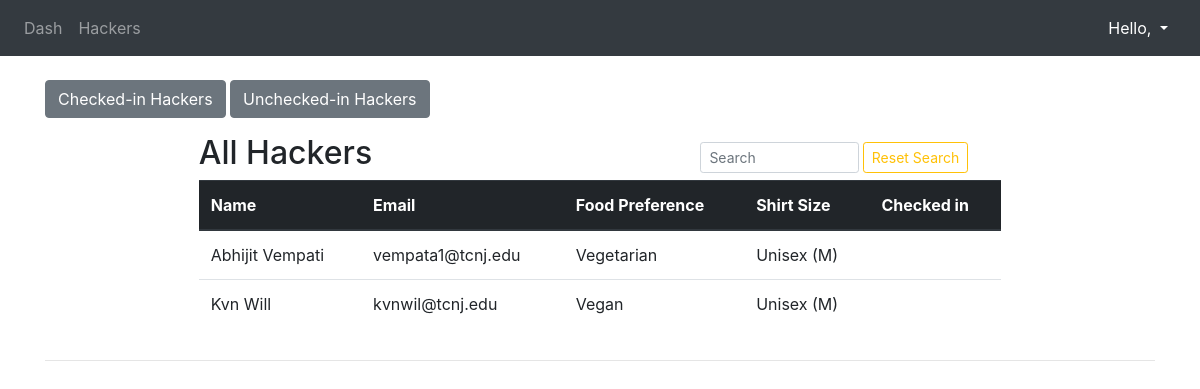
Page /hackers (signed in) on the earlier database version.
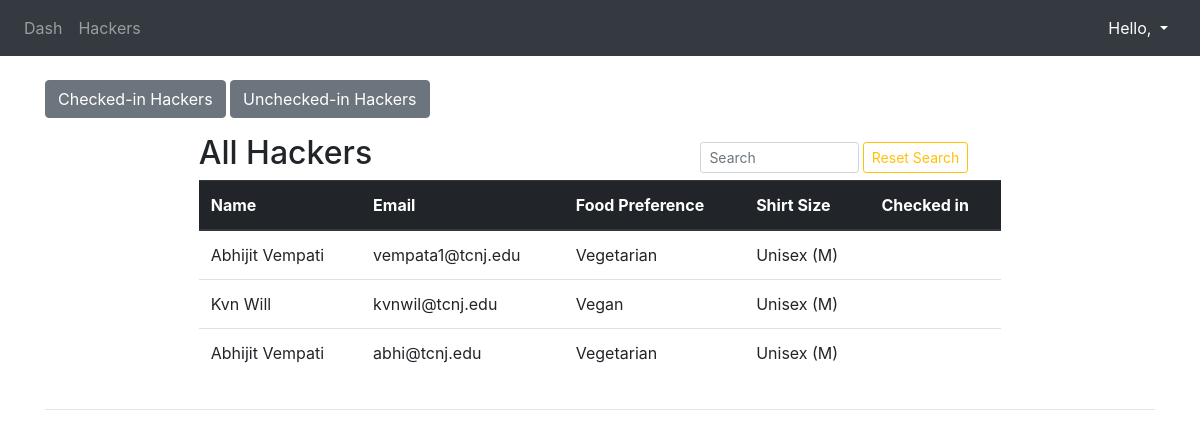
Same page on the later database version.
### hacker/models.py (models this page shows)
class hacker(models.Model):
    hacker = models.OneToOneField(CustomUser, on_delete=models.CASCADE, related_name="hacker")
    ed_choices = [
        ("High School/Secondary School", "High School/Secondary School"),
        ("University (Undergrad)", "University (Undergrad)"),
        ("University (Master's/Doctoral)", "University (Master's/Doctoral)"),
    ]
    food_choices = [
        ("None", "None"),
        ("Vegetarian", "Vegetarian"),
        ("Vegan", "Vegan"),
        ("Gluten-Free", "Gluten-Free")
    ]
    size_choices = [
        ("Unisex (XS)", "Unisex (XS)"),
        ("Unisex (S)", "Unisex (S)"),
        ("Unisex (M)", "Unisex (M)"),
        ("Unisex (L)", "Unisex (L)"),
        ("Unisex (2XL)", "Unisex (2XL)"),
        ("Unisex (3XL)", "Unisex (3XL)")
    ]
    address = models.CharField(max_length=60, null=False, blank=False)
    education = models.CharField(max_length=60, null=False, blank=False, choices=ed_choices)
    major = models.CharField(default="other", max_length=60, blank=False, null=False)
    food_preference = models.CharField(default="None", max_length=20, blank=False, null=False, choices=food_choices)
    shirt_size = models.CharField(default="Unisex (M)", max_length=20, blank=False, null=False, choices=size_choices)

### default/models.py (models this page shows, shortened)
class CustomUser(AbstractBaseUser, PermissionsMixin):
    email = models.EmailField(verbose_name='email', max_length=60, unique=True)
    first_name = models.CharField(max_length=30)
    last_name = models.CharField(max_length=30)
    date_joined = models.DateTimeField(
        verbose_name='date joined', auto_now_add=True)
    last_login = models.DateTimeField(verbose_name='last login', auto_now=True)
    is_admin = models.BooleanField(default=False)
    is_active = models.BooleanField(default=True)
    is_staff = models.BooleanField(default=False)
    is_superuser = models.BooleanField(default=False)
    objects = CustomUserManager()
    USERNAME_FIELD = 'email'
    REQUIRED_FIELDS = []

### organizer/views.py (the view)
# urls.py: path('hackers', views.all_hackers, name='all-hackers'),
def all_hackers(request):
    url_parameter = request.GET.get("q")
    if url_parameter:
        hackers_all = hacker.objects.filter(
            Q(hacker__first_name__icontains=url_parameter) | Q(hacker__last_name__icontains=url_parameter) |
            Q(hacker__email__icontains=url_parameter)
        )
    else:
        hackers_all = hacker.objects.all()
    context = {'hackers_all': hackers_all}
    return render(request, 'organizers/hackersdisplay.html', context)

### default/helper.py (called while the page is built)
def decide_type(user):
    if user.groups.filter(name='hacker').exists():
        return "hacker"
    elif user.groups.filter(name='organizer').exists():
        return "organizer"
    else:
        return "head-organizer"

### default/loginMiddleware.py (called while the page is built)
    def __call__(self, request):
        response = self.get_response(request)
        return response

    def process_view(self, request, view_func, view_args, view_kwargs):
        assert hasattr(request, 'user')
        path = request.path_info.lstrip('/')
        url_is_exempt = any(url.match(path) for url in EXEMPT_URLS)
        if request.user.is_authenticated and url_is_exempt:
            return redirect(decide_redirect(request.user))
        elif request.user.is_authenticated or url_is_exempt:
            return None
        else:
            return redirect('login')

    def __call__(self, request):
        response = self.get_response(request)
        return response

### organizer/templates/organizers/hackersdisplay.html (shortened to what this page needs)
{% extends 'organizers/base.html' %}
 {% block content %}
 <br>
<a href="{% url 'checkedin-hackers' %}" class='btn btn-secondary'>Checked-in Hackers</a>
<a href="{% url 'registered-hackers' %}" class='btn btn-secondary'>Unchecked-in Hackers</a>
<div class="container w-75 mt-3">
    <div class="row justify-content-between align-items-center" style="margin-top: 5px; ">
        <div class="col-3">
            <h2 class="text-left" >All Hackers</h2>
        </div>
        <div class="col-5 d-flex align-self-center justify-content-end" >
            <form class="form-inline" action="{% url 'all-hackers' %}" method="GET"">
                <input id="user-input" name="q" class="form-control form-control-sm ml-3 w-50" type="text" placeholder="Search" aria-label="Search">
                <a class="btn btn-outline-warning btn-sm" style="margin-left: 4px;" href="{% url 'all-hackers' %}">Reset Search</a>
            </form>
        </div>
    </div>
 <div class="d-flex justify-content-center">
        <table class="table">
            <thead class="thead-dark">
                <tr>
                    <th scope="col">Name</th>
                    <th scope="col">Email</th>
                    <th scope="col">Food Preference</th>
                    <th scope="col">Shirt Size</th>
                    <th scope="col">Checked in</th>
                </tr>
            </thead>
            <tbody>
                {% for h in hackers_all %}
                    <tr>
                        <td>{{h.hacker.first_name}} {{h.hacker.last_name}}</td>
                        <td>{{h.hacker.email}}</td>
                        <td>{{h.food_preference}}</td>
                        <td>{{h.shirt_size}}</td>
                        <td>{{h.checked_in}}</td>
                    </tr>
                {% endfor %}
            </tbody>
        </table>
    </div>
</div>
<hr>
{% endblock %}

Differences in the rows shown:
added hacker: hacker.first_name "Abhijit", hacker.last_name "Vempati", hacker.email "abhi@tcnj.edu", food_preference "Vegetarian", shirt_size "Unisex (M)"
